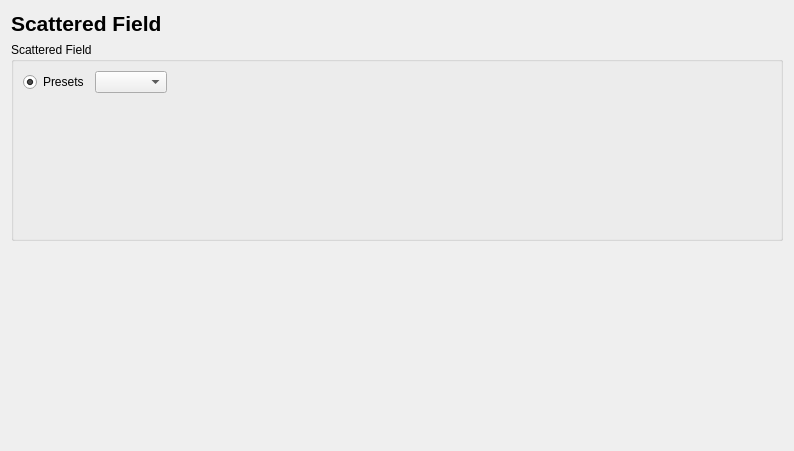
<?xml version="1.0" encoding="UTF-8"?>
<ui version="4.0">
 <class>ScatteredFieldPage</class>
 <widget class="QWidget" name="ScatteredFieldPage">
  <property name="geometry">
   <rect>
    <x>0</x>
    <y>0</y>
    <width>794</width>
    <height>451</height>
   </rect>
  </property>
  <property name="windowTitle">
   <string>Form</string>
  </property>
  <layout class="QVBoxLayout" name="verticalLayout">
   <item>
    <widget class="QLabel" name="label">
     <property name="font">
      <font>
       <pointsize>16</pointsize>
       <weight>75</weight>
       <bold>true</bold>
      </font>
     </property>
     <property name="text">
      <string>Scattered Field </string>
     </property>
    </widget>
   </item>
   <item>
    <widget class="QGroupBox" name="groupBox_scat_grid">
     <property name="sizePolicy">
      <sizepolicy hsizetype="Preferred" vsizetype="MinimumExpanding">
       <horstretch>0</horstretch>
       <verstretch>0</verstretch>
      </sizepolicy>
     </property>
     <property name="title">
      <string>Scattered Field</string>
     </property>
     <layout class="QVBoxLayout" name="verticalLayout_2">
      <item>
       <layout class="QHBoxLayout" name="horizontalLayout">
        <item>
         <widget class="QRadioButton" name="radioButton_scatgrid_presets">
          <property name="text">
           <string>Presets</string>
          </property>
          <property name="checked">
           <bool>true</bool>
          </property>
         </widget>
        </item>
        <item>
         <widget class="QComboBox" name="comboBox_scatgrid_fields"/>
        </item>
        <item>
         <spacer name="horizontalSpacer">
          <property name="orientation">
           <enum>Qt::Horizontal</enum>
          </property>
          <property name="sizeHint" stdset="0">
           <size>
            <width>40</width>
            <height>20</height>
           </size>
          </property>
         </spacer>
        </item>
       </layout>
      </item>
      <item>
       <spacer name="verticalSpacer_2">
        <property name="orientation">
         <enum>Qt::Vertical</enum>
        </property>
        <property name="sizeHint" stdset="0">
         <size>
          <width>20</width>
          <height>40</height>
         </size>
        </property>
       </spacer>
      </item>
     </layout>
    </widget>
   </item>
   <item>
    <spacer name="verticalSpacer">
     <property name="orientation">
      <enum>Qt::Vertical</enum>
     </property>
     <property name="sizeHint" stdset="0">
      <size>
       <width>20</width>
       <height>40</height>
      </size>
     </property>
    </spacer>
   </item>
  </layout>
 </widget>
 <resources/>
 <connections/>
</ui>
